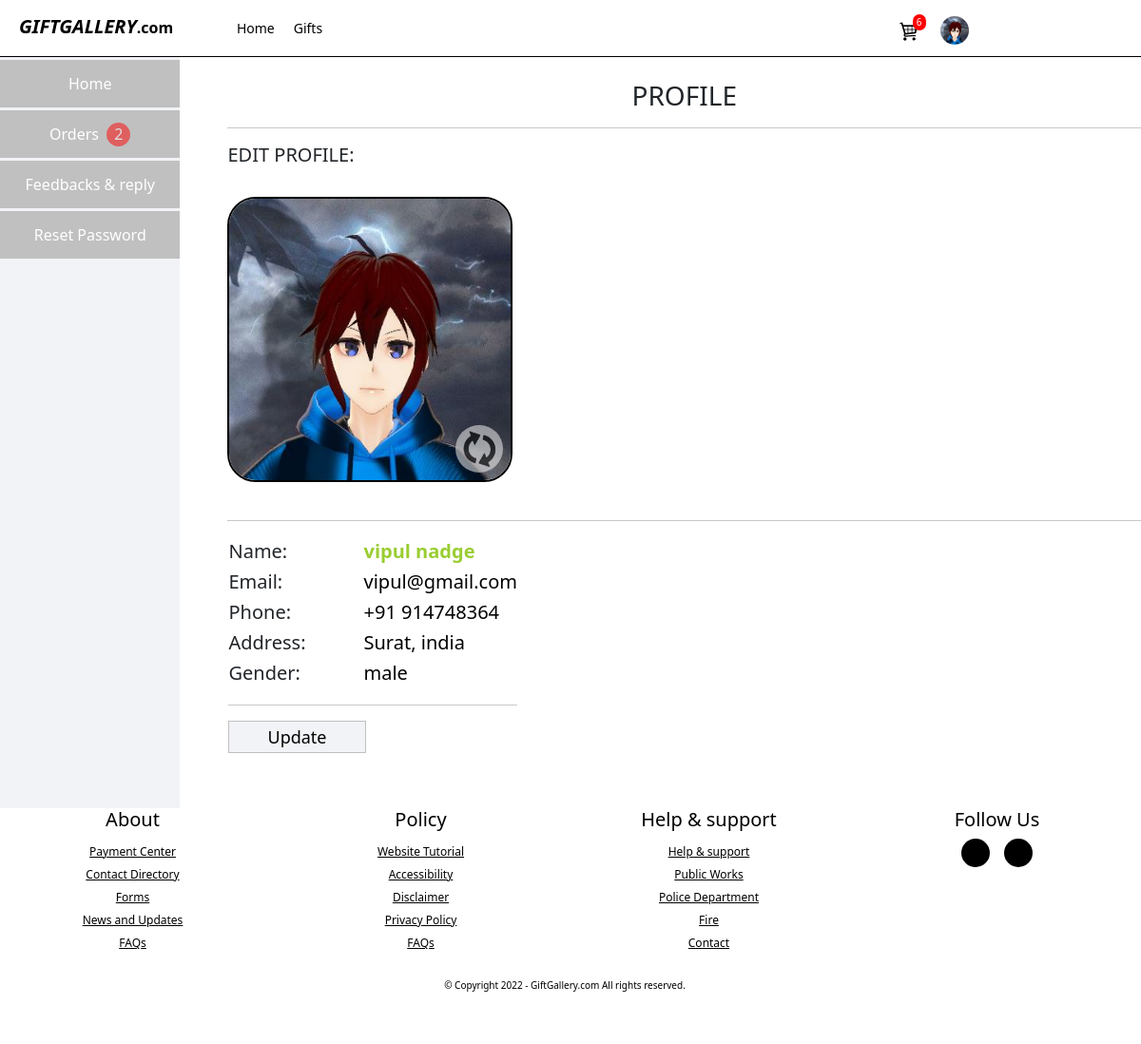
/dashboard.php (signed in), run on the app's committed database.
### tables this page shows
CREATE TABLE `ulogin` (
  `id` int(11) NOT NULL,
  `profile` varchar(300) NOT NULL,
  `name` varchar(45) NOT NULL,
  `email` varchar(45) NOT NULL,
  `phone` int(12) NOT NULL,
  `password` varchar(45) NOT NULL,
  `address` varchar(300) NOT NULL,
  `gender` varchar(12) NOT NULL
);

### dashboard.php (the view, shortened to what this page needs)
<?php
  include 'conn.php';
?>
<!DOCTYPE html>
<html>
  <head>
    <link href="bootstrap/css/bootstrap.min.css" rel="stylesheet">
    <link rel="stylesheet" href="style.css">
  </head>
<body>
<div class="nav1">
  <a class="nav1title" href="#"><em style="color: black;font-weight: bold;text-transform: uppercase;padding-left: 20px;font-size: 20px;">GiftGallery</em>.com</a>
  <div class="navd1" style="width:100%;">
        <ul class="navul1" style="width: 85%;">
          <li class="navli1">
            <a class="b1" href="udash.php">Home</a>
          </li>
          <li class="navli1">
            <a class="b1" href="gifts.php">Gifts</a>
          </li>
        </ul>
        <ul class="navul2" style="padding-left: 5%;">
          <div style="display: inline-flex;">
            <li class="navli1" style="margin-top: -10px;">
              <a href="cart.php"><img src="img/cart.png" class="cat" style="margin-top: 3px;"><span class="spancart">
                                    <?php
                                          $mails = $_SESSION['email'];
                                          $query = "SELECT count(*) from cart where email = '$mails'";
                                          $qresult = mysqli_query($conn, $query);
                                          $row = mysqli_fetch_assoc($qresult);
                                          $count = $row["count(*)"];
                                          echo $count;
                                    ?>
              </span></a>
            </li> &nbsp;
            <li class="navli1" style="margin-top:-7px;">
              <div class="dropdown">
                  <button class="dropbtn b1" style="padding: 2px; margin: 0;width: 40px;height: 40px;background-size: cover;border-radius: 30px;"><img src="<?php
                            $qre8="select * from ulogin where email = '$mails'";
                            $run8=mysqli_query($conn,$qre8);
                            while($results8=mysqli_fetch_array($run8)) {
                                echo "".$results8['profile']."";
                              }
                              ?>" style="border-radius: 30px;height: 30px;width: 30px;margin: 0;"></button>
                </div>
          </li>
          </div>
        </ul>
  </div>
</div>
<br>
<div class="dmain" style="float: left;display: inline-flex;position: relative;width: 100%;z-index: 5;">
    <div style="background: #f1f3f6;height: 790px;width: 300px;margin-top: 36px;background-position: 0% 50%;">
      <div style="display:  inline-grid;width: 100%;">
          <a href="#" onclick="m1()" class="i1" id="ho">Home</a>
          <a href="#" onclick="m2()" class="i1" id="us">Orders &nbsp;<span style="color:white;background: red;border-radius: 20px;padding: 1px 8px 2px 8px;opacity: .5;"><?php
                                          $query = "SELECT count(*) from bill where email = '$mails' and status = 'pending'";
                                          $qresult = mysqli_query($conn, $query);
                                          $row = mysqli_fetch_assoc($qresult);
                                          $count = $row["count(*)"];
                                          echo $count;
                                        ?></span></a>
          <a href="#" onclick="m3()" class="i1" id="se">Feedbacks & reply</a>
          <a href="#" onclick="m4()" class="i1" id="pr">Reset Password</a>
      </div>
    </div>
    <div style="background: white;height: 790px;width: 1600px;max-width: 1400px; margin-top: 36px;overflow: scroll;overflow-x: hidden;">
      <div class="x1" id="di1" style="padding-left:50px;">
        <br><center><h3>PROFILE</h3></center><hr>
        <h5>EDIT PROFILE: <?php echo $p;?></h5>
        <div><br>
             <div style="float: left;display: inline-flex;width: 100%;">
              <div style="width: 300px;height: 300px;">
                <img src="<?php
                            $qre8="select * from ulogin where email = '$mails'";
                            $run8=mysqli_query($conn,$qre8);
                            while($results8=mysqli_fetch_array($run8)) {
                                echo "".$results8['profile']."";
                              }
                              ?>" style="border-radius: 30px;height: 300px;width: 300px;margin: 0;border: 2px solid black;">
                <form method="post" enctype="multipart/form-data">
                  <input type="file" name="proedit" class="editpro" id="kk" value="" title="" onclick="displayDiv()" style="visibility: hidden;"><label for="kk"  class="editpro"></label>
                </form>
              </div>
             </div>
            <div style="margin-top: 300px;"><br><hr>
                <table style="font-size: 20px;">
                  <form method="post">
                    <?php
                            $qr="select * from ulogin where email = '$mails'";
                            $r=mysqli_query($conn,$qr);
                            while($re=mysqli_fetch_array($r)) {
                                echo "
                                    <tr>
                                      <td>Name:</td>
                                      <td class='da1'> ".$re['name']."</td>
                                    </tr>
                                    <tr>
                                      <td>Email:</td>
                                      <td class='da2'> ".$re['email']."</td>
                                    </tr>
                                    <tr>
                                      <td>Phone:</td>
                                      <td class='da2'>+91 ".$re['phone']."</td>
                                    </tr>
                                    <tr>
                                      <td>Address:</td>
                                      <td class='da2'> ".$re['address']."</td>
                                    </tr>
                                    <tr>
                                      <td>Gender:</td>
                                      <td class='da2'> ".$re['gender']."</td>
                                    </tr>
                                    <tr>
                                      <td colspan='2'><hr></td>
                                    </tr>
                                    <tr>
                                      <td colspan='2' style='width: 100%;'><a href='updateinfo.php?id=".$re['id']."&name=".$re['name']."&email=".$re['email']."&phone=".$re['phone']."&address=".$re['address']."&gender=".$re['gender']."' class='d3'>Update</a></td>
                                    </tr>
                                ";
                              }
                              ?>
                  </form>
                </table>
            </div>
        </div>
      </div>
      </div>
    </div>
</div><br>
<br>
<div class="footer" style="width:99%;">
    <?php include("footer.php"); ?>
</div>
</body>
</html>

### style.css (style rules this page uses)
body { margin: 0; padding: 0; font-family: monospace; color: white; background: black; }
img { max-width: 100%; }
.nav1 { position: fixed; width: 100%; z-index: 10; border-bottom: 1px solid black; background: white; height: 60px; float: left; display: inline-flex; }
.nav1title { width: 250px; padding-top: 13px; text-decoration: none; color: silver; font-weight: 800; }
.navd1 { float: left; display: inline-flex; }
.navul1 { float: left; display: inline-flex; height: 100%; width: 60%; padding-top: 17px; }
.navul2 { height: 100%; width: 40%; padding-top: 17px; margin-left: 10px; }
.navli1 { list-style: none; color: black; }
.navli1 a { text-decoration: none; color: black; padding: 9px 10px; font-size: 14px; border: none; cursor: pointer; }
.dropbtn { background-color:transparent; color: black; padding: 9px 10px; font-size: 14px; border: none; cursor: pointer; margin: 0; }
.b1 { border: 1px solid transparent; border-radius: 5px; }
.dropdown { margin-top: -9px; }
.footer { position: relative; width: 100%; }
.dropdown { position: relative; display: inline-block; }
.cat { width: 30px; height: 30px; margin-top: 8px; padding: 5px; background: transparent; border-radius: 10px; }
.spancart { color: white; position: absolute; background: red; border-radius: 20px; font-size: 10px; padding: 1px 4px; margin-left:-10px; z-index: 2; }
label { margin-bottom: 10px; display: block; }
.i1 { background: silver; width: 100%; margin-top: 3px; height: 50px; text-align: center; padding-top: 13px; color: white; text-decoration: none; }
.x1 { overflow: scroll; width: 100%; height: 1000px; }
.editpro { background: url('img/update.png'); background-size: cover; background-color: white; border-radius: 30px; opacity: .5; width: 50px; height: 50px; margin-top: -55px; margin-left: 240px; display: grid; }
.da1 { font-weight:800; color:yellowgreen; padding-left: 60px; }
.da2 { font-weight:500; color: black; padding-left: 60px; }
.d3 { padding: 0; font-size: 18px; text-align: center; height: 40px; background: #f1f3f6; border: 1px solid silver; text-decoration: none; padding: 4px 40px; color: black; cursor: pointer; width: 100%; }

### data on the page
ulogin: profile (picture), name "vipul nadge", email "vipul@gmail.com", phone "914748364", address "Surat, india", gender "male"

### other printed values
$count "6"
$count "2"
